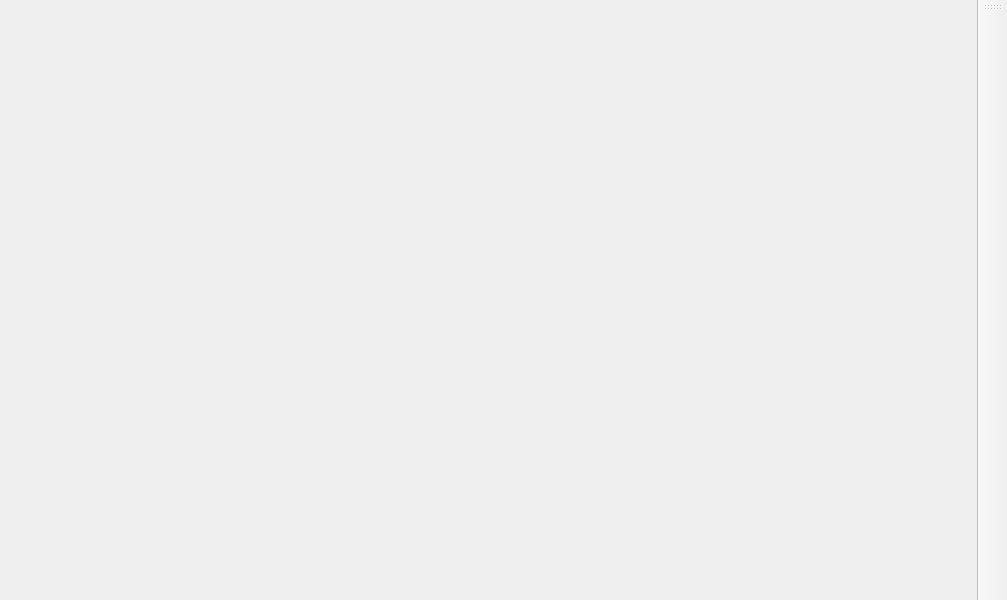
<?xml version="1.0" encoding="UTF-8"?>
<ui version="4.0">
 <class>MainWindow</class>
 <widget class="QMainWindow" name="MainWindow">
  <property name="geometry">
   <rect>
    <x>0</x>
    <y>0</y>
    <width>1007</width>
    <height>600</height>
   </rect>
  </property>
  <property name="windowTitle">
   <string>MainWindow</string>
  </property>
  <property name="layoutDirection">
   <enum>Qt::LayoutDirection::LeftToRight</enum>
  </property>
  <widget class="QWidget" name="centralwidget">
   <widget class="QWidget" name="verticalLayoutWidget">
    <property name="geometry">
     <rect>
      <x>10</x>
      <y>10</y>
      <width>191</width>
      <height>541</height>
     </rect>
    </property>
    <layout class="QVBoxLayout" name="file_list"/>
   </widget>
   <widget class="QWidget" name="verticalLayoutWidget_2">
    <property name="geometry">
     <rect>
      <x>220</x>
      <y>10</y>
      <width>741</width>
      <height>541</height>
     </rect>
    </property>
    <layout class="QVBoxLayout" name="pdf_view"/>
   </widget>
  </widget>
  <widget class="QMenuBar" name="menubar">
   <property name="geometry">
    <rect>
     <x>0</x>
     <y>0</y>
     <width>1007</width>
     <height>36</height>
    </rect>
   </property>
  </widget>
  <widget class="QToolBar" name="navigator">
   <property name="minimumSize">
    <size>
     <width>30</width>
     <height>0</height>
    </size>
   </property>
   <property name="windowTitle">
    <string>toolBar_2</string>
   </property>
   <property name="layoutDirection">
    <enum>Qt::LayoutDirection::RightToLeft</enum>
   </property>
   <property name="orientation">
    <enum>Qt::Orientation::Vertical</enum>
   </property>
   <property name="floatable">
    <bool>true</bool>
   </property>
   <attribute name="toolBarArea">
    <enum>RightToolBarArea</enum>
   </attribute>
   <attribute name="toolBarBreak">
    <bool>false</bool>
   </attribute>
  </widget>
 </widget>
 <resources/>
 <connections/>
</ui>
